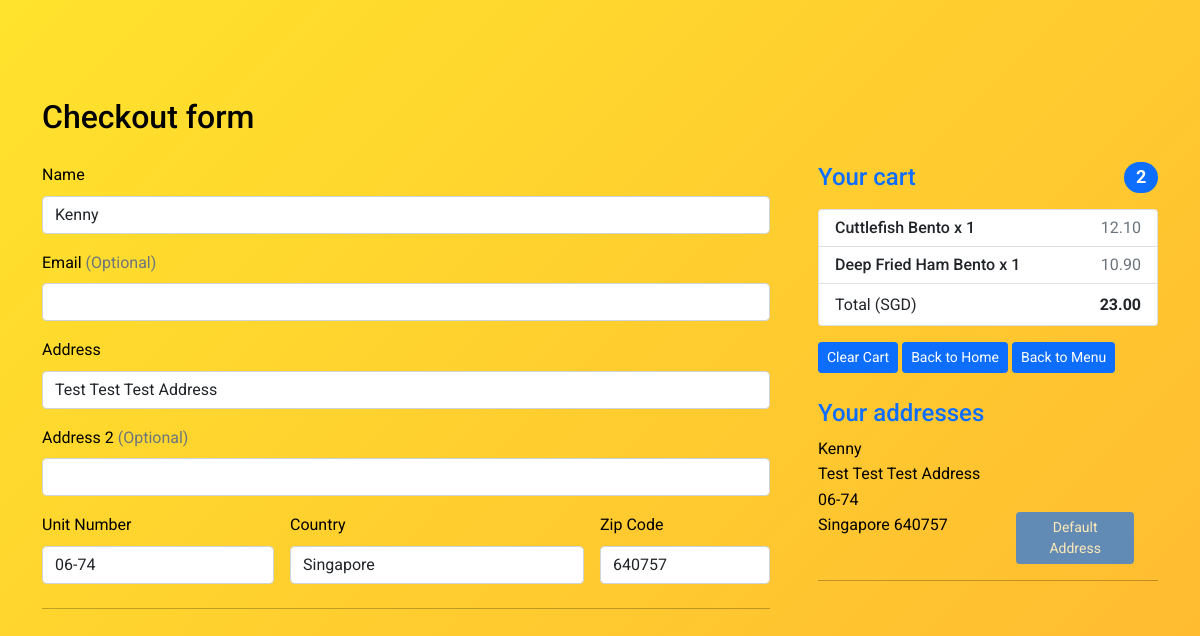
The app's page /checkout.php (signed in), older data.
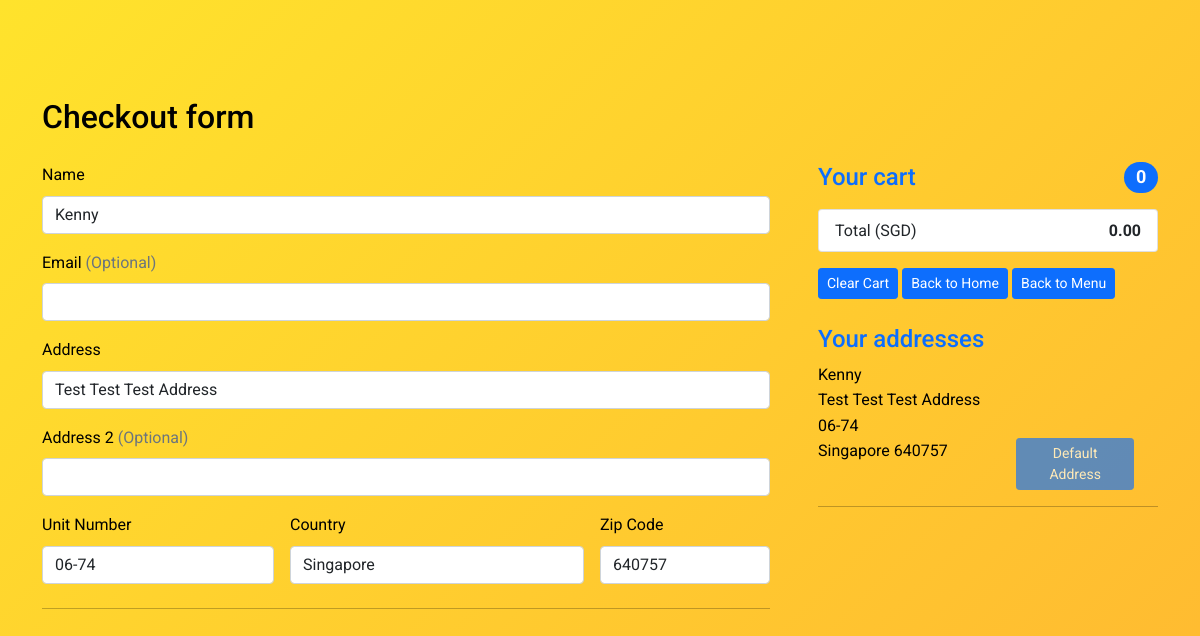
The same page, newer data.
### tables this page shows
CREATE TABLE `cart` (
  `cart_id` int(11) NOT NULL,
  `users_id` int(11) NOT NULL,
  `food_id` int(11) DEFAULT NULL,
  `cart_foodqty` int(11) NOT NULL,
  `cart_status` smallint(6) NOT NULL DEFAULT '0'
);

CREATE TABLE `food` (
  `food_id` int(11) NOT NULL,
  `food_name` varchar(255) NOT NULL,
  `food_category` varchar(128) NOT NULL,
  `food_subcategory` varchar(128) NOT NULL,
  `food_healthierchoice` smallint(6) DEFAULT '0',
  `food_vegan` smallint(6) DEFAULT NULL,
  `food_price` decimal(10,2) NOT NULL,
  `food_calories` int(11) NOT NULL,
  `food_img` varchar(256) DEFAULT NULL
);

CREATE TABLE `addresses` (
  `addresses_id` int(128) NOT NULL,
  `users_id` int(128) NOT NULL,
  `addresses_default` tinyint(4) NOT NULL DEFAULT '0',
  `addresses_fullName` varchar(256) NOT NULL,
  `addresses_companyName` varchar(256) DEFAULT NULL,
  `addresses_line1` varchar(256) NOT NULL,
  `addresses_line2` varchar(256) DEFAULT NULL,
  `addresses_unitNo` varchar(128) NOT NULL,
  `addresses_country` varchar(256) NOT NULL,
  `addresses_zipCode` varchar(256) NOT NULL
);

### config/db.php (called while the page is built, shortened)
<?php
class DB {
  protected static $mdb = null;
  public static function getMDB() {
    $mdb = DB::$mdb;
    if ($mdb === null) {
      $mdb = DB::$mdb = new MeekroDB();
    }
    $mdb->sync_config();
    return $mdb;
  }
  public static function query() { $args = func_get_args(); return call_user_func_array(array(DB::getMDB(), 'query'), $args); }
  public static function count() { $args = func_get_args(); return call_user_func_array(array(DB::getMDB(), 'count'), $args); }
}
class MeekroDB {
  public $encoding = 'latin1';
  public $param_char = '%';
  public $named_param_seperator = '_';
  public $connect_options = array(MYSQLI_OPT_CONNECT_TIMEOUT => 30);
  public $internal_mysql = null;
  public $num_rows = 0;
  public function __construct($host=null, $user=null, $password=null, $dbName=null, $port=null, $encoding=null, $socket=null)  {
    if ($encoding === null) $encoding = DB::$encoding;
    $this->encoding = $encoding;
  }
  public function get() {
    $mysql = $this->internal_mysql;
    if (!($mysql instanceof MySQLi)) {
      $mysql = new mysqli();
      foreach ($this->connect_options as $key => $value) {
        $mysql->options($key, $value);
      }
      $mysql->set_charset($this->encoding);
      $this->internal_mysql = $mysql;
    }
    return $mysql;
  }
  public function count() { $args = func_get_args(); return call_user_func_array(array($this, 'numRows'), $args); }
  public function numRows() { return $this->num_rows; }
  protected function preparseQueryParams() {
    $args = func_get_args();
    $sql = trim(strval(array_shift($args)));
    $args_all = $args;
    if (count($args_all) == 0) return array($sql);
    $param_char_length = strlen($this->param_char);
    $named_seperator_length = strlen($this->named_param_seperator);
    $types = array(
      $this->param_char . 'll',
      $this->param_char . 'ls',
      $this->param_char . 'l',
      $this->param_char . 'li',
      $this->param_char . 'ld',
      $this->param_char . 'lb',
      $this->param_char . 'lt',
      $this->param_char . 's',
      $this->param_char . 'i',
      $this->param_char . 'd',
      $this->param_char . 'b',
      $this->param_char . 't',
      $this->param_char . '?',
      $this->param_char . 'l?',
      $this->param_char . 'll?',
      $this->param_char . 'hc',
      $this->param_char . 'ha',
      $this->param_char . 'ho',
      $this->param_char . 'ss',
      $this->param_char . 'ssb',
      $this->param_char . 'sse',
    );
    $posList = array();
    foreach ($types as $type) {
      $lastPos = 0;
      while (($pos = strpos($sql, $type, $lastPos)) !== false) {
        $lastPos = $pos + 1;
        $posList[$pos] = $type;
      }
    }
    ksort($posList);
    $chunkyQuery = array();
    $pos_adj = 0;
    foreach ($posList as $pos => $type) {
      $type = substr($type, $param_char_length);
      $length_type = strlen($type) + $param_char_length;
      $new_pos = $pos + $pos_adj;
      $new_pos_back = $new_pos + $length_type;
      $arg_number_length = 0;
      if ($arg_number_length = strspn($sql, '0123456789', $new_pos_back)) {
        $arg_number = substr($sql, $new_pos_back, $arg_number_length);
        if (! array_key_exists($arg_number, $args_all)) return $this->nonSQLError("Non existent argument reference (arg $arg_number): $sql");
        $arg = $args_all[$arg_number];
      } else {
        $arg = array_shift($args);
      }
      if ($new_pos > 0) $chunkyQuery[] = substr($sql, 0, $new_pos);
      if (is_object($arg) && ($arg instanceof WhereClause)) {
        list($clause_sql, $clause_args) = $arg->textAndArgs();
        array_unshift($clause_args, $clause_sql);
        $preparsed_sql = call_user_func_array(array($this, 'preparseQueryParams'), $clause_args);
        $chunkyQuery = array_merge($chunkyQuery, $preparsed_sql);
      } else {
        $chunkyQuery[] = array('type' => $type, 'value' => $arg);
      }
      $sql = substr($sql, $new_pos_back + $arg_number_length);
      $pos_adj -= $new_pos_back + $arg_number_length;
    }
    if (strlen($sql) > 0) $chunkyQuery[] = $sql;
    return $chunkyQuery;
  }
  protected function intval($var) {
    if (PHP_INT_SIZE == 8) return intval($var);
    return floor(doubleval($var));
  }
  public function parseQueryParams() {
    $args = func_get_args();
    $chunkyQuery = call_user_func_array(array($this, 'preparseQueryParams'), $args);
    $query = '';
    $array_types = array('ls', 'li', 'ld', 'lb', 'll', 'lt', 'l?', 'll?', 'hc', 'ha', 'ho');
    foreach ($chunkyQuery as $chunk) {
      if (is_string($chunk)) {
        $query .= $chunk;
        continue;
      }
      $type = $chunk['type'];
      $arg = $chunk['value'];
      $result = '';
      $is_array_type = in_array($type, $array_types, true);
      if ($type == 's') $result = $this->escape($arg);
      else if ($type == 'i') $result = $this->intval($arg);
      $query .= $result;
    }
    return $query;
  }
  protected function prependCall($function, $args, $prepend) { array_unshift($args, $prepend); return call_user_func_array($function, $args); }
  public function query() { $args = func_get_args(); return $this->prependCall(array($this, 'queryHelper'), $args, 'assoc'); }
  protected function queryHelper() {
    $args = func_get_args();
    $type = array_shift($args);
    $db = $this->get();
    $is_buffered = true;
    $row_type = 'assoc';
    $full_names = false;
    $sql = call_user_func_array(array($this, 'parseQueryParams'), $args);
    $result = $db->query($sql, $is_buffered ? MYSQLI_STORE_RESULT : MYSQLI_USE_RESULT);
    if ($is_buffered && ($result instanceof MySQLi_Result)) $this->num_rows = $result->num_rows;
    else $this->num_rows = null;
    $return = array();
    while ($row = ($row_type == 'assoc' ? $result->fetch_assoc() : $result->fetch_row())) {
      $return[] = $row;
    }
    return $return;
  }
}
?>

### checkout.php (the view, shortened to what the changed rows need)
<?php
include "config/db.php";
if(isset($_COOKIE["isLoggedIn"]) && (isset($_COOKIE['users_id']))) {
    $totalCartItem = 0;
    $getUserCartQuery = DB::query("SELECT * FROM cart
    INNER JOIN food
    ON cart.food_id = food.food_id
    WHERE users_id=%i AND cart_status=%i" , $_COOKIE['users_id'],0);
    $getUserCartCount = DB::count();
    if($getUserCartCount > 0){
        $totalCartItem += $getUserCartCount;
    }
}
$address = DB::query('SELECT * FROM addresses WHERE users_id=%i AND addresses_default = 1', $_COOKIE['users_id']);
foreach($address as $address_result) {
    $defaultfullName = $address_result['addresses_fullName'];
    $defaultline1 = $address_result['addresses_line1'];
    $defaultunitNo = $address_result['addresses_unitNo'];
    $defaultcountry = $address_result['addresses_country'];
    $defaultzipCode = $address_result['addresses_zipCode'];
}
?>
<!DOCTYPE html>
<html lang="en">
<head>
    <link href="https://cdn.jsdelivr.net/npm/bootstrap@5.0.0-beta3/dist/css/bootstrap.min.css" rel="stylesheet">
    <link href='https://unpkg.com/boxicons@2.0.7/css/boxicons.min.css' rel='stylesheet'>
    <link rel="stylesheet" href="css/styles.css">
    <link rel="stylesheet" href="css/checkout.css">
</head>
<body>
        <div class="container">
            <div>
                <div class="py-5 ">
                <h2>Checkout form</h2><br>
                <div class="row g-5">
                <div class="col-md-5 col-lg-4 order-md-last">
                    <h4 class="d-flex justify-content-between align-items-center mb-3">
                    <span class="text-primary">Your cart</span>
                    <span class="badge bg-primary rounded-pill cartItemNo"><?php echo $totalCartItem ?></span>
                    </h4>
                    <ul class="list-group mb-3">
                        <?php
                        if($getUserCartCount > 0) {
                            foreach($getUserCartQuery as $getUserCartResult) {
                                echo '<li class="list-group-item d-flex justify-content-between lh-sm">
                                        <div>';
                                echo "<h6 class='my-0'>".ucwords($getUserCartResult['food_name'])." x ".$getUserCartResult['cart_foodqty']."</h6> ";
                                echo "</div>";
                                $subCartPrice = $getUserCartResult['food_price'] * $getUserCartResult['cart_foodqty'];
                                echo "<span class='text-muted'>".number_format((float)$subCartPrice, 2, '.', '')."</span>";
                                $totalcartprice += $subCartPrice;
                            }
                        }
                        ?>
                        <li class="list-group-item d-flex justify-content-between">
                            <span>Total (SGD)</span>
                            <strong><?php echo number_format((float)$totalcartprice, 2, '.', ''); ?></strong>
                        </li>
                    </ul>
                    <button type="button" class="btn btn-primary btn-sm clearCart" id="clearCart" data-id="<?php echo $_COOKIE["users_id"] ?>" wait >Clear Cart</button>
                    <a href="<?php echo SITE_URL; ?>"><button type="button" class="btn btn-primary btn-sm backtohome" id="backtohome" value="backtohome" data-id="" data-bs-toggle="modal" data-bs-target="" >Back to Home</button></a>
                    <a href="<?php echo SITE_URL . "menu.php" ?>"><button type="button" class="btn btn-primary btn-sm backtomenu" id="backtomenu" value="backtomenu" data-id="" data-bs-toggle="modal" data-bs-target="" >Back to Menu</button></a>
                    <br>
                    <br>
                    <h4 class="d-flex"><span class="text-primary">Your addresses</span></h4>
                    <?php
                        $addressCheckOut = DB::query("SELECT * FROM addresses WHERE users_id=%i " , $_COOKIE['users_id']);
                        foreach($addressCheckOut as $addressCheckOut_result){
                            if($addressCheckOut_result['addresses_default']==1){
                                echo '
                                <div class="row checkoutaddressbox"><div class="col-12"><p>
                                ' . $addressCheckOut_result['addresses_fullName'] . '</p></div><div class="col-12"><p>
                                ' . $addressCheckOut_result['addresses_line1'] . '</p></div><div class="col-12"><p>
                                ' . $addressCheckOut_result['addresses_line2'] . '</p></div><div class="col-12"><p>
                                ' . $addressCheckOut_result['addresses_unitNo'] . '</p></div><div class="row"><div class="col-7"><p>
                                ' . $addressCheckOut_result['addresses_country'] . " " . $addressCheckOut_result['addresses_zipCode'] . '</p></div><div class="col-5">
                                <button type="button" class="btn btn-primary btn-sm usethisaddress" id="usethisaddress" value="usethisaddress" disabled>Default Address</button>
                                </div></div></div><hr>';
                            }
                        }
                    ?>
                </div>
                <div class="col-md-7 col-lg-8">
                    <form class="needs-validation" action="checkout-charge.php" method="POST" novalidate="">
                    <div class="row g-3">
                        <div class="col-sm-12">
                        <label for="firstName" class="form-label">Name</label>
                        <input type="text" class="form-control fullname" id="firstName" name="firstName"  value="<?php echo ucwords($defaultfullName); ?>" required>
                        </div>
                        <div class="col-12">
                        <label for="address" class="form-label">Address</label>
                        <input type="text" class="form-control address" id="address" name="address"  value="<?php echo ucwords($defaultline1); ?>" required>
                        </div>
                        <div class="col-md-4">
                        <label for="unitNo" class="form-label">Unit Number</label>
                        <input type="text" class="form-control unitno" id="unitNo" name="unitNo"  value="<?php echo ucwords($defaultunitNo); ?>" required="">
                        </div>
                        <div class="col-md-5">
                        <label for="country" class="form-label">Country</label>
                        <input type="text" class="form-control country" id="country" name="country" placeholder="" value="<?php echo ucwords($defaultcountry); ?>">
                        </div>
                        <div class="col-md-3">
                        <label for="zip" class="form-label">Zip Code</label>
                        <input type="text" class="form-control zipcode" id="zip" name="zip" placeholder="" value="<?php echo ucwords($defaultzipCode); ?>" required="">
                        </div>
                    </div>
                    </form>
                </div>
                </div>
            </div>
</div>
</body>
</html>

Row changes from the older to the newer data that the page shows:
removed cart: food.food_name "Cuttlefish Bento", cart_foodqty "1", food.food_price "12.10"
removed cart: food.food_name "Deep Fried Ham Bento", cart_foodqty "1", food.food_price "10.90"
Text that changed along with them:
$totalCartItem: "2" → "0"
$totalcartprice: "23.00" → "0.00"
